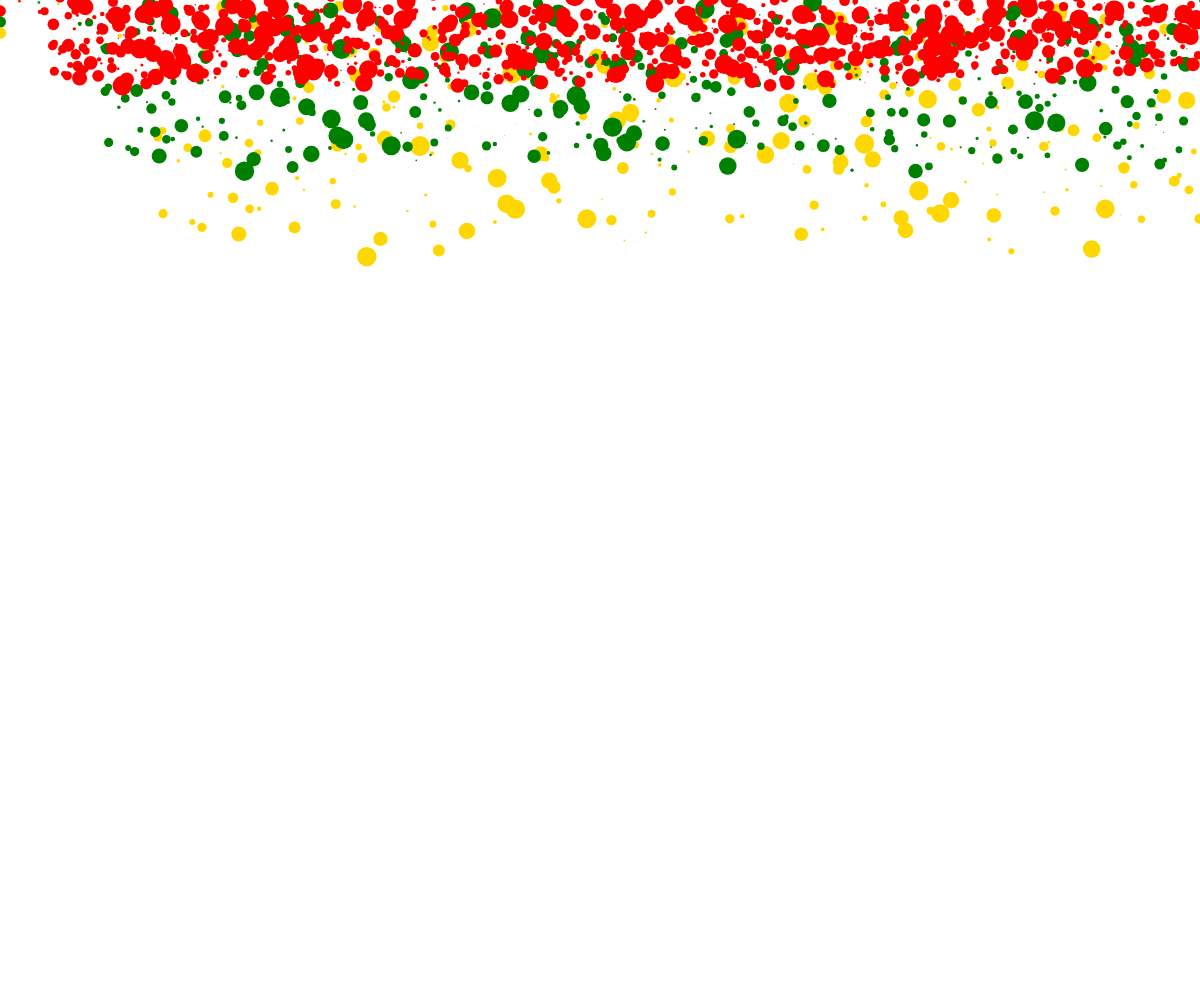
Frame 1 (no input)
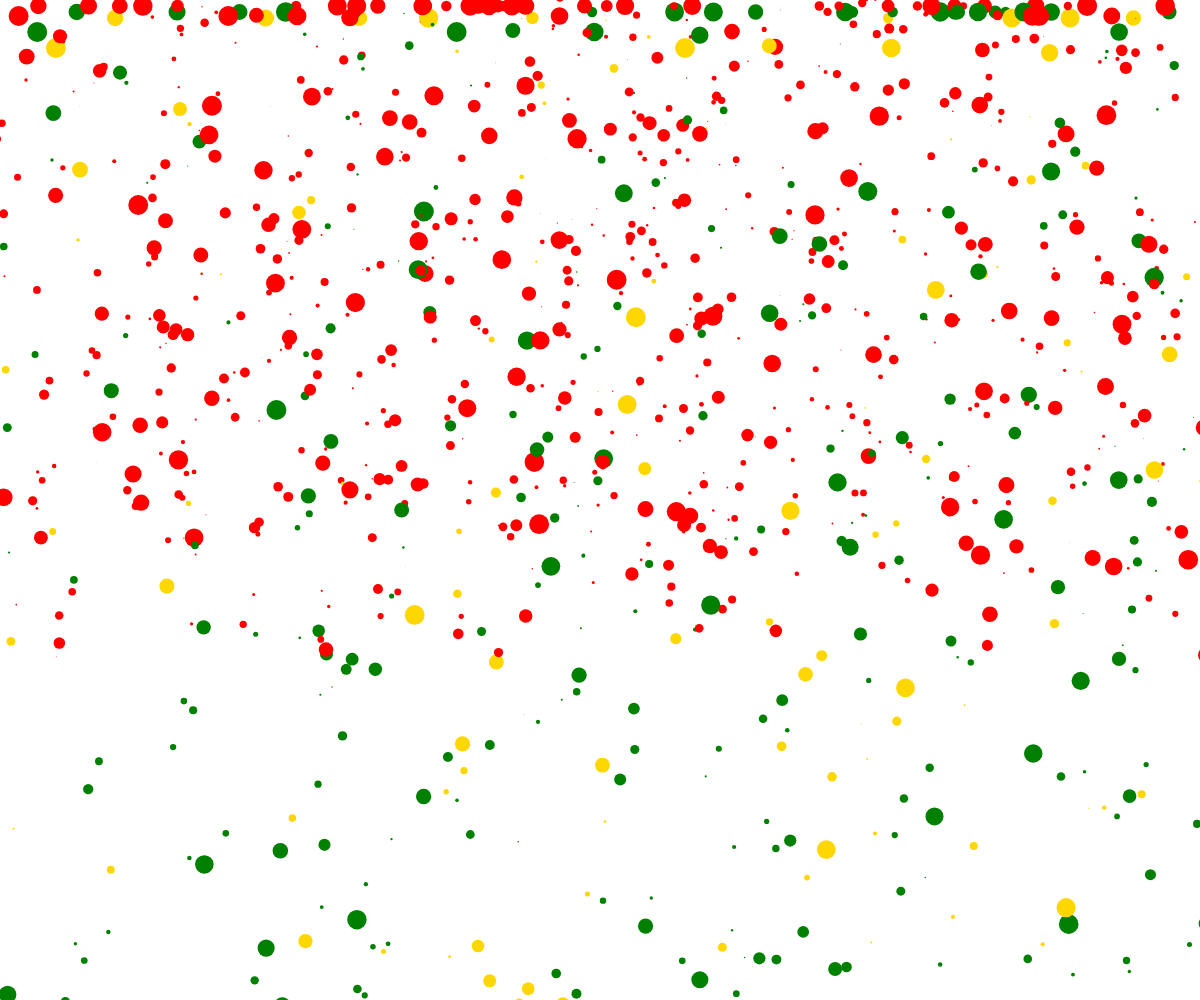
Frame 60 (no input)
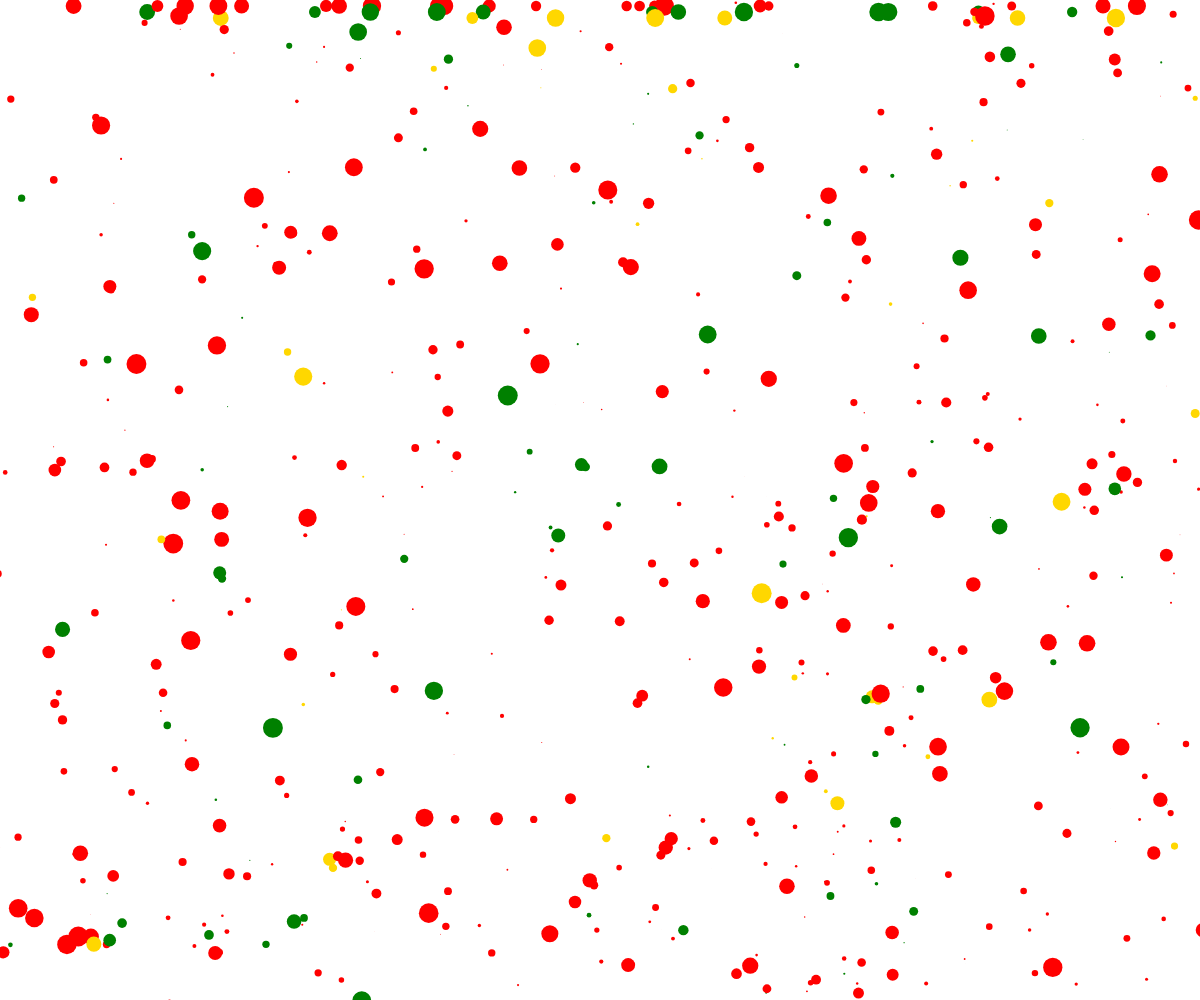
Frame 120 (the mouse pressed at the canvas centre since frame 60)

The p5.js sketch that drew these frames (run headless with seeded random() and noise() and a simulated clock; from frame 60 on, the mouse is pressed at the canvas centre):

// p5.js sketch
// ── sketch.js
let balls = [];
const numOfBalls = 900;

function setup() {
    createCanvas(windowWidth, windowHeight);
//create a drop down effect of a busy hollday rush by making
//init_x += 10 to make the drop down
    let init_x = 6;
    let init_y = 6;
    for ( let i = 1; i < numOfBalls; i++ ) {
        balls.push( new Ball( init_x, init_y ) );
        init_x += 10;
        if( init_x > width ) {
            init_x = 60;
            init_y += 10;
        }
    }
}

function draw() {
    background( '255' );
//make backgrounf white to see colors
    for (let i = 0; i < balls.length; i++) {
        balls[i].move();
        balls[i].edgeCheck();
        balls[i].display();
    }
}
//creat the ball class 
class Ball {
    constructor(x, y, size) {
        this.color1 = 'red';
        this.color2 = 'green';
        this.color3 = 'gold';
        this.size = random(-10, 20);
        this.rad = this.size / 1;
        this.posX = x;
        this.posY = y;
        this.deltaX = random(10, -10);
        this.deltaY = random(-10, 10);
    }
//will have three types of colored balls for Christmas
    display() {
        push();
        noStroke();
        fill(this.color1);
        translate(this.posX, this.posY);
        ellipse(0, 0, this.size);
        noStroke();
        fill(this.color2);
        translate(this.posX, this.posY);
        ellipse(0, 0, this.size);
        noStroke();
        fill(this.color3);
        translate(this.posX, this.posY);
        ellipse(0, 0, this.size);
        pop();
    }

    move() {
        this.posX += this.deltaX;
        this.posY += this.deltaY;
    }

    edgeCheck() {
        if (this.posX + this.rad >= width || this.posX - this.rad <= 0) {
            this.deltaX *= -1;
            this.color = 'gold';
        }
        if (this.posY + this.rad >= height || this.posY - this.rad <= 0) {
            this.deltaY *= -1;
            this.color = 'green';
        }
        if (this.posX + this.rad >= width || this.posX - this.rad <= 0) {
                this.deltaX *= -1;
                this.color = 'red';
              }

        }
    }
